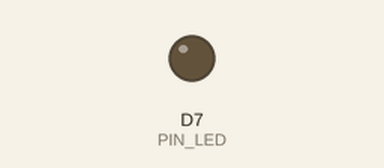
Bench run of a sketch on a simulated ESP8266 (NodeMCU). On the bench: output pins drawn as LEDs (lit = HIGH).

Above: at 0.05 s.
At 2.0 s:
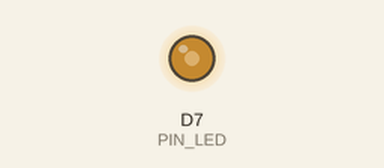
Timing chart, 0 to 4.7 s (numbered marks = the images above):
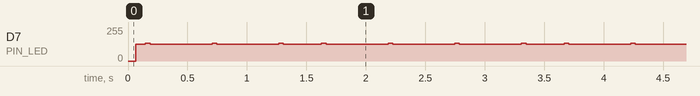

The sketch:

lab4part1.ino
```cpp
/*
 * lab4part1.ino
 *
 * Manually simulates PWM by toggling an LED on/off at different frequencies and duty cycles.
 * Uses millis() for non-blocking timing.
 *
 * Author: Bill Turbadrakh
 * Created: 2025-04-18
 * Modified: 2025-04-22
 */

// === Constants ===
const int PIN_LED = D7;
const unsigned long PWM_PERIOD_MS = 10;       // Total period of one PWM cycle
const float DUTY_CYCLE_PERCENT = 50.0;        // Change this value to test different brightness levels

// === Globals ===
bool g_led_on = false;

// Calculated HIGH/LOW durations based on duty cycle
unsigned long g_high_duration_ms = 0;
unsigned long g_low_duration_ms = 0;

void setup() {
  pinMode(PIN_LED, OUTPUT);
  digitalWrite(PIN_LED, LOW);

  // Calculate HIGH/LOW durations
  g_high_duration_ms = (unsigned long)(PWM_PERIOD_MS * (DUTY_CYCLE_PERCENT / 100.0));
  g_low_duration_ms = PWM_PERIOD_MS - g_high_duration_ms;
}

void loop() {
  unsigned long current_time_ms = millis();
  static bool s_led_state = false;
  static unsigned long s_last_toggle_time_ms = millis();
  unsigned long duration_ms = s_led_state ? g_high_duration_ms : g_low_duration_ms;

  if (current_time_ms - s_last_toggle_time_ms >= duration_ms) {
    s_led_state = !s_led_state;
    digitalWrite(PIN_LED, s_led_state ? HIGH : LOW);
    s_last_toggle_time_ms = current_time_ms;
  }
}
```

Measured:
- by itself, D7 (PIN_LED): repeats every 2.0 s: 2 × (133/255 0.04 s, 126/255 0.52 s), 133/255 0.04 s, 125/255 0.32 s, 133/255 0.04 s, 126/255 0.52 s
